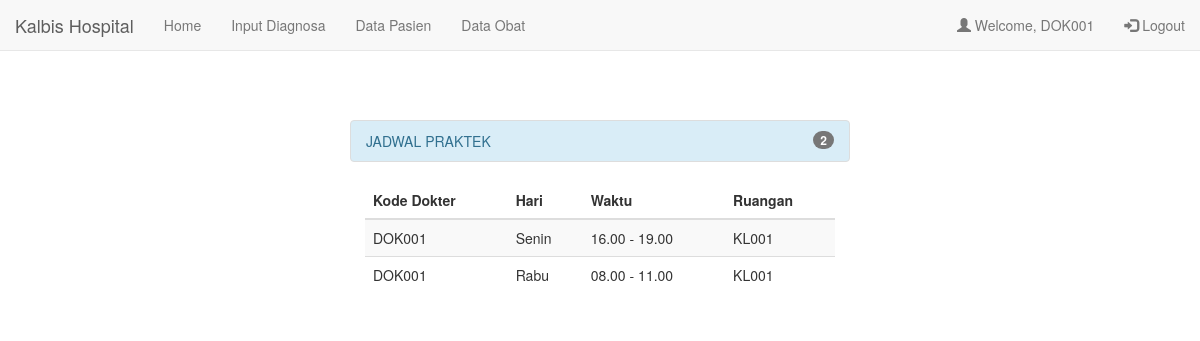
The app's page /dokter/dokter_index.php (signed in) with its own data.
### tables this page shows
CREATE TABLE `jadwal_dok` (
  `kd_dok` char(6) NOT NULL,
  `hari` varchar(10) NOT NULL,
  `waktu` varchar(15) NOT NULL,
  `ruang` char(5) NOT NULL
);

### dokter/dokter_index.php (the view, shortened to what this page needs)
<?php
	$host = "localhost";
	$user = "root";
	$pass = "";
	$dbname = "kalbis_rs";
	$koneksi = mysqli_connect($host, $user, $pass, $dbname);
	if(@$_SESSION['dok001']){
		$query = "SELECT * FROM jadwal_dok WHERE kd_dok = 'DOK001' ORDER BY hari DESC";
		$sql2 = mysqli_query($koneksi, $query);
	} else if(@$_SESSION['dok002']){
		$query = "SELECT * FROM jadwal_dok WHERE kd_dok = 'DOK002' ORDER BY hari DESC";
		$sql2 = mysqli_query($koneksi, $query);
	} else if(@$_SESSION['dok003']){
		$query = "SELECT * FROM jadwal_dok WHERE kd_dok = 'DOK003' ORDER BY hari DESC";
		$sql2 = mysqli_query($koneksi, $query);
	}
	if(@$_SESSION['pendaftaran'] || @$_SESSION['dokter'] || @$_SESSION['dok001'] || @$_SESSION['dok002'] || @$_SESSION['dok003'] ||
	@$_SESSION['admin'] || @$_SESSION['farmasi'] || @$_SESSION['keuangan']){
?>
<!DOCTYPE html>
<html>
<head>
	<link rel="stylesheet" href="http://maxcdn.bootstrapcdn.com/bootstrap/3.3.6/css/bootstrap.min.css">
</head>
<body>
	<nav class="navbar navbar-default navbar-fixed-top">
		<div class="container-fluid">
			<div class="navbar-header">
			<a class="navbar-brand" href="#">Kalbis Hospital</a>
		</div>
		<ul class="nav navbar-nav">
			<li><a href="dokter_index.php">Home</a></li>
			<li><a href="dokter_input_diagnosa.php">Input Diagnosa</a></li>
			<li><a href="dokter_data_pasien.php">Data Pasien</a></li>
			<li><a href="dokter_data_obat.php">Data Obat</a></li>
		</ul>
		<ul class="nav navbar-nav navbar-right">
			<li><a href="dokter_profile.php"><span class="glyphicon glyphicon-user"></span> Welcome,
			<?php
				if($sesi = @$_SESSION['dok001']){
					echo $sesi;
				} else if($sesi = @$_SESSION['dok002']){
					echo $sesi;
				} else if($sesi = @$_SESSION['dok003']){
					echo $sesi;
				}
			?>
			</a></li>
			<li><a href="../logout.php"><span class="glyphicon glyphicon-log-in"></span> Logout</a></li>
		</ul>
	  </div>
	</nav>
	<div id="tabel">
		<ul class="list-group ">
			<li class="list-group-item list-group-item-info">
				<span class="badge">
					<?php
					if(@$_SESSION['dok001']){
						$kode = "DOK001";
					} else if(@$_SESSION['dok002']){
						$kode = "DOK002";
					} else if(@$_SESSION['dok003']){
						$kode = "DOK003";
					}
						$result = mysqli_query($koneksi, "SELECT COUNT(*) AS `count` FROM jadwal_dok WHERE kd_dok = '{$kode}'");
						$row = mysqli_fetch_assoc($result);
						$count = $row['count'];
						echo $count;
					?>
				</span>JADWAL PRAKTEK
			</li>
		</ul>
		<div class="container">
			<table class="table table-striped">
				<thead>
					<tr>
						<th>Kode Dokter</th>
						<th>Hari</th>
						<th>Waktu</th>
						<th>Ruangan</th>
					</tr>
				</thead>
				<tbody>
					<?php
						while($row = mysqli_fetch_assoc($sql2)){
							echo "<tr>";
							echo "<td>" . $row['kd_dok'] . "</td>";
							echo "<td>" . $row['hari'] . "</td>";
							echo "<td>" . $row['waktu'] . "</td>";
							echo "<td>" . $row['ruang'] . "</td>";
							echo "</tr>";
						}
					?>
				</tbody>
			</table>
		</div>
	</div>
</body>
</html>
<?php
	} else {
		header("Location: ../login.php");
	}
?>

### dokter/dokter_index.php (style rules this page uses)
#tabel { margin: 120px auto; width: 500px; }
.container { width: 100%; }

### records on screen
jadwal_dok: kd_dok "DOK001", hari "Senin", waktu "16.00 - 19.00", ruang "KL001"
jadwal_dok: kd_dok "DOK001", hari "Rabu", waktu "08.00 - 11.00", ruang "KL001"

### other values on screen
$sesi "DOK001"
$count "2"
